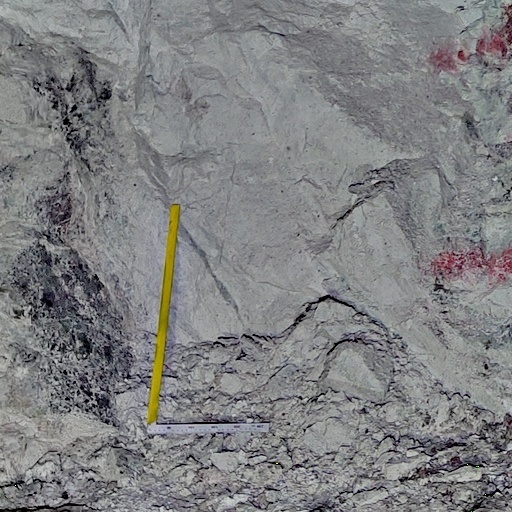
#> input picture assets/images/test/0_slide.jpg, 512 x 512 px
$ python prepare_ascend_calibration.py --image-dir ../../assets/images/test --output-dir out
#> lines starting #> are read from the running program, lines starting #| are printed output that depends on the picture
from __future__ import annotations

import argparse
import math
from pathlib import Path
from typing import Iterable, Sequence

import numpy as np
from PIL import Image


MEAN = np.array([0.485, 0.456, 0.406], dtype=np.float32)
STD = np.array([0.229, 0.224, 0.225], dtype=np.float32)


def prepare_image_windows(
    image_path: str | Path,
    *,
    input_size: int = 256,
    max_windows: int = 20,
    overlap: float = 0.25,
) -> list[np.ndarray]:
    image = Image.open(image_path).convert("RGB")
    resized = _resize_like_app(image, input_size=input_size, max_windows=max_windows, overlap=overlap)
    padded = _reflect_pad_like_app(resized, input_size=input_size, overlap=overlap)
    stride = _stride(input_size, overlap)
    height, width = padded.shape[:2]
    n_h = max(1, (height - input_size) // stride + 1)
    n_w = max(1, (width - input_size) // stride + 1)

    windows: list[np.ndarray] = []
    for i in range(n_h):
        for j in range(n_w):
            y = min(i * stride, height - input_size)
            x = min(j * stride, width - input_size)
            window = padded[y : y + input_size, x : x + input_size]
            windows.append(_normalize_chw(window))
            if len(windows) >= max_windows:
                return windows
    return windows


def write_calibration_windows(
    image_paths: Iterable[str | Path],
    output_dir: str | Path,
    *,
    input_size: int = 256,
    max_windows_per_image: int = 20,
    max_total_windows: int | None = None,
    overlap: float = 0.25,
) -> list[Path]:
    output_dir = Path(output_dir)
    output_dir.mkdir(parents=True, exist_ok=True)
    written: list[Path] = []
    for image_index, image_path in enumerate(image_paths):
        windows = prepare_image_windows(
            image_path,
            input_size=input_size,
            max_windows=max_windows_per_image,
            overlap=overlap,
        )
        stem = Path(image_path).stem
        for window_index, window in enumerate(windows):
            if max_total_windows is not None and len(written) >= max_total_windows:
                return written
            target = output_dir / f"{image_index:04d}_{stem}_{window_index:03d}.npy"
            np.save(target, window)
            written.append(target)
    return written


def _resize_like_app(
    image: Image.Image,
    *,
    input_size: int,
    max_windows: int,
    overlap: float,
) -> Image.Image:
    width, height = image.size
    stride = _stride(input_size, overlap)
    windows_per_side = int(math.sqrt(max_windows))
    target_side = (windows_per_side - 1) * stride + input_size
    max_original = max(height, width)
    scale = min(1.0, target_side / max_original)
    new_height = max(input_size, int(height * scale))
    new_width = max(input_size, int(width * scale))
    if scale < 1.0 or new_width != width or new_height != height:
        return image.resize((new_width, new_height), Image.Resampling.BILINEAR)
    return image


def _reflect_pad_like_app(
    image: Image.Image,
    *,
    input_size: int,
    overlap: float,
) -> np.ndarray:
    array = np.asarray(image, dtype=np.uint8)
    height, width = array.shape[:2]
    stride = _stride(input_size, overlap)
    pad_h = (
        (stride - (height - input_size) % stride) % stride
        if height > input_size
        else input_size - height
    )
    pad_w = (
        (stride - (width - input_size) % stride) % stride
        if width > input_size
        else input_size - width
    )
    if pad_h == 0 and pad_w == 0:
        return array
    return np.pad(
        array,
        ((0, pad_h), (0, pad_w), (0, 0)),
        mode="reflect",
    )


def _normalize_chw(window: np.ndarray) -> np.ndarray:
    normalized = (window.astype(np.float32) / 255.0 - MEAN) / STD
    return np.transpose(normalized, (2, 0, 1))[np.newaxis, ...].astype(np.float32)


def _stride(input_size: int, overlap: float) -> int:
    return max(1, int(input_size * (1.0 - overlap)))


def _parse_args(argv: Sequence[str] | None = None) -> argparse.Namespace:
    parser = argparse.ArgumentParser(
        description="Prepare App-style NCHW .npy windows for Ascend INT8 calibration.",
    )
    parser.add_argument("--image-dir", required=True)
    parser.add_argument("--output-dir", required=True)
    parser.add_argument("--input-size", type=int, default=256)
    parser.add_argument("--max-windows-per-image", type=int, default=20)
    parser.add_argument("--max-total-windows", type=int, default=None)
    parser.add_argument("--overlap", type=float, default=0.25)
    parser.add_argument(
        "--glob",
        action="append",
        default=None,
        help="Image glob relative to image-dir. Defaults to *.jpg, *.jpeg, *.png.",
    )
    return parser.parse_args(argv)


def main(argv: Sequence[str] | None = None) -> None:
    args = _parse_args(argv)
    image_dir = Path(args.image_dir)
    globs = args.glob or ["*.jpg", "*.jpeg", "*.png"]
    image_paths: list[Path] = []
    for pattern in globs:
        image_paths.extend(sorted(image_dir.glob(pattern)))
#> pass 2 of the loop in main, `for pattern in globs:`:
    written = write_calibration_windows(
        image_paths,
        args.output_dir,
        input_size=args.input_size,
        max_windows_per_image=args.max_windows_per_image,
        max_total_windows=args.max_total_windows,
        overlap=args.overlap,
    )
#> in prepare_image_windows, image is the input picture: PIL image 512x512 RGB; mean R, G, B 126.9, 127.7, 129.2
#> in _reflect_pad_like_app, `return np.pad( array, ((0, pad_h), (0, pad_w), (0, 0)), mode="reflect"..`:
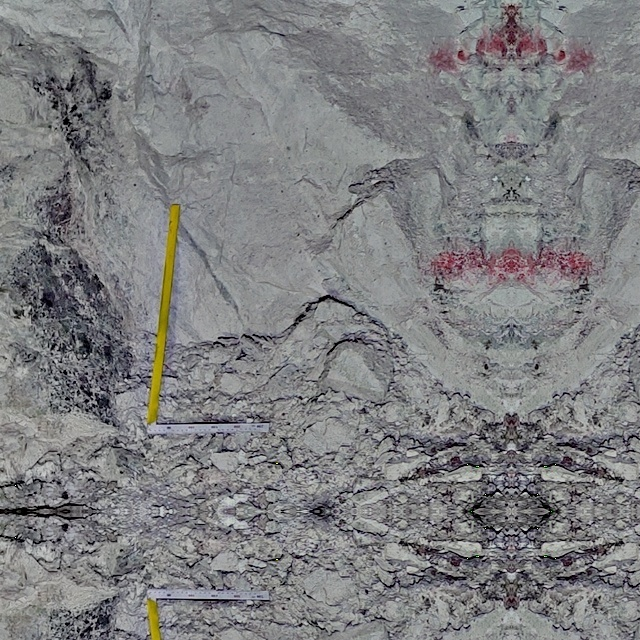
#> returned value: shape (640, 640, 3); mean of channels 0, 1, 2 126.3, 126.8, 128.5; drawn as R, G, B
#> after the loop in prepare_image_windows, `for i in range(n_h):`:
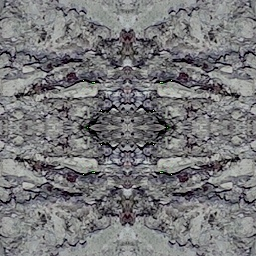
#> window: shape (256, 256, 3); mean R, G, B 119, 118.9, 121.1
#> after the loop in prepare_image_windows, `for i in range(n_h):`: windows = 9 items
#> the loop in write_calibration_windows, `for window_index, window in enumerate(windows):` made 9 passes
#> pass 2 of the loop in write_calibration_windows, `for image_index, image_path in enumerate(image_paths):`:
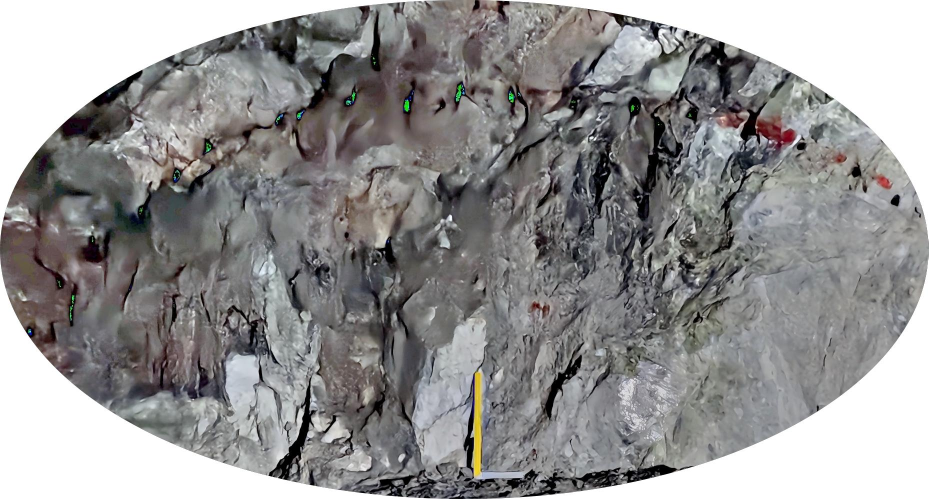
#> input picture assets/images/test/1.jpg, 1857 x 998 px (shown at 1/2 size)
#> in prepare_image_windows, image is the input picture: PIL image 1857x998 RGB; mean R, G, B 147.9, 147, 147.1
#> the loop in prepare_image_windows (call 2), `for i in range(n_h):` made 2 passes
#> pass 1, in _normalize_chw (call 13), `normalized = (window.astype(np.float32) / 255.0 - MEAN) / STD`:
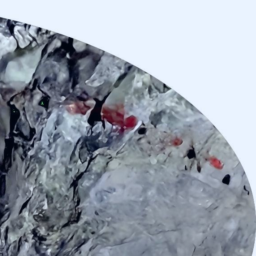
#> normalized: shape (256, 256, 3) float32; mean of channels 0, 1, 2 0.685, 0.834, 1.06; drawn with min black and max white
#> after the loop in prepare_image_windows (call 2), `for i in range(n_h):`:
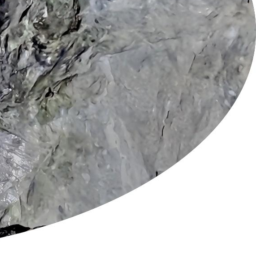
#> window: shape (256, 256, 3); mean R, G, B 170.1, 170.9, 170.8
#> after the loop in prepare_image_windows (call 2), `for i in range(n_h):`: windows = 8 items
#> the loop in write_calibration_windows, `for window_index, window in enumerate(windows):` made 8 passes
#> after the loop in write_calibration_windows, `for window_index, window in enumerate(windows):`: written = 17 items
#> written = 17 items
    print(f"wrote {len(written)} calibration windows to {Path(args.output_dir)}")
#| wrote 17 calibration windows to out


if __name__ == "__main__":
    main()
